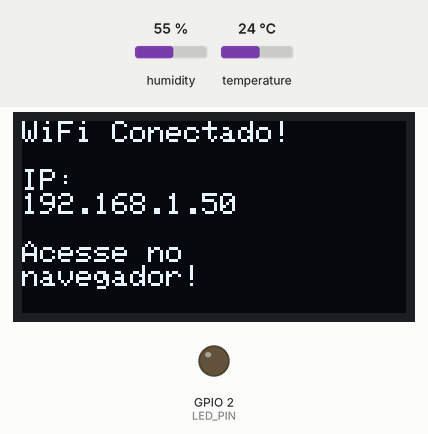
This sketch was run on a simulated ESP32. Parts: 128×64 one-colour display, output pins drawn as LEDs (lit = HIGH). Inputs (shaded band) come from the test bench; at power-on: temperature 24 °C, humidity 55 %. WiFi joins after 1.5 s; servers stay silent unless stated; what the sketch prints to the serial monitor is not drawn.

Above: at 3.9 s.
4.0 s: temperature set to 29.3 °C
At 5.5 s:
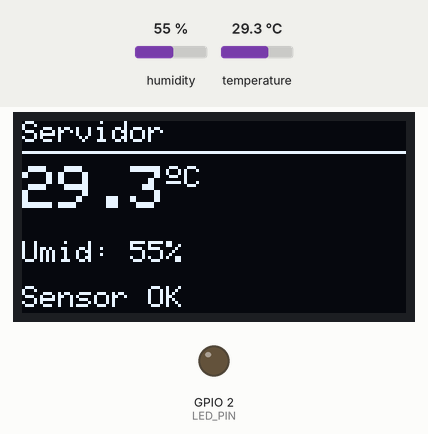
6.3 s: temperature set to 30.7 °C
At 8.0 s:
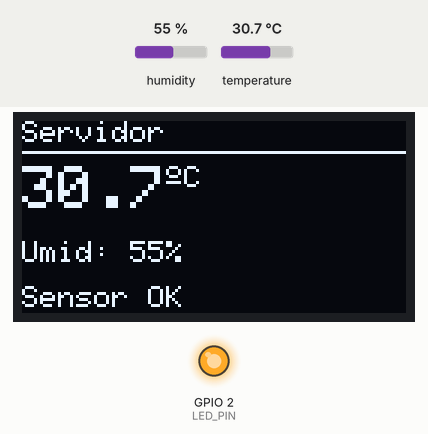
8.3 s: temperature set to 12 °C
At 9.7 s:
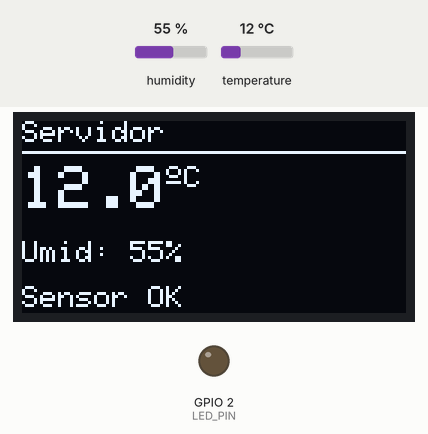
10.3 s: humidity set to 22 %
At 12.1 s:
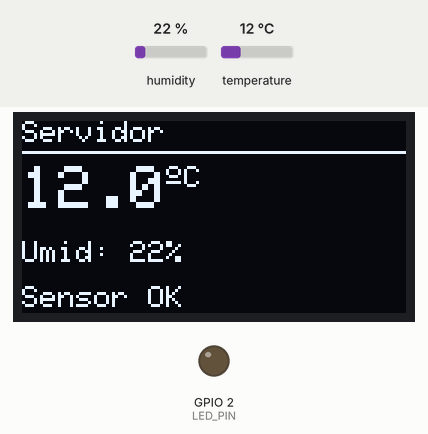
12.4 s: humidity set to 40 %
At 13.9 s:
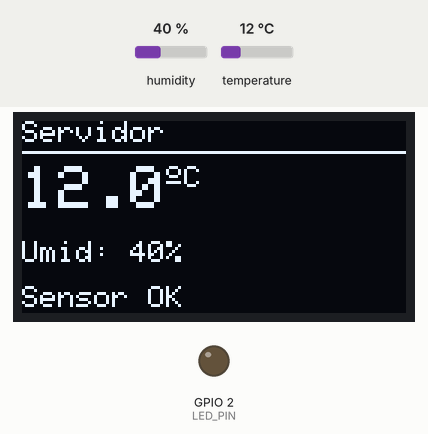
Timing chart, 0 to 15.4 s (numbered marks = the images above; inputs shaded):
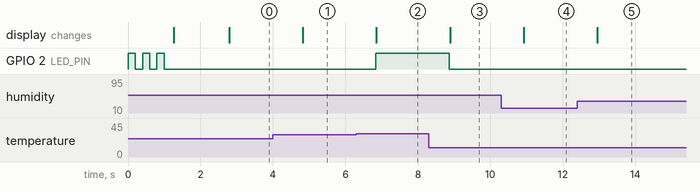

Measured:
- the behaviour switches between 30 and 30.1 °C on temperature (found by bisection; images 1 and 2)
- after the input at 4.0 s, the display: changes after 0.82 s (image 1)
- after the input at 6.3 s, GPIO 2 (LED_PIN): LOW → HIGH after 0.53 s; the display: changes after 0.56 s (image 2)
- after the input at 8.3 s, GPIO 2 (LED_PIN): HIGH → LOW after 0.56 s; the display: changes after 0.59 s (image 3)
- after the input at 10.3 s, the display: changes after 0.62 s (image 4)
- after the input at 12.4 s, the display: changes after 0.55 s (image 5)

The sketch:

Server_Temperature.ino
```cpp
// Inclusão das bibliotecas necessárias
#include <WiFi.h>
#include <WebServer.h>
#include <DHT.h>
#include <Adafruit_SSD1306.h>
#include <Adafruit_GFX.h>

// === Configurações do Wi-Fi ===
const char* ssid = "Wokwi-GUEST";
const char* password = "";

// === Configurações do Sensor DHT22 ===
#define DHTPIN 15
#define DHTTYPE DHT22
DHT dht(DHTPIN, DHTTYPE);

// === Configurações do Display OLED ===
#define SCREEN_WIDTH 128
#define SCREEN_HEIGHT 64
#define OLED_ADDR 0x3C
// CORREÇÃO 1: Inicialização correta do display
Adafruit_SSD1306 display(SCREEN_WIDTH, SCREEN_HEIGHT, &Wire, -1);

// === Configurações do LED de Alerta ===
#define LED_PIN 2

// === Configurações do Servidor Web ===
WebServer server(80);

// === Variáveis Globais ===
float temperatura = 25.0;  // Valor inicial para não ficar 0
float umidade = 60.0;       // Valor inicial
unsigned long lastTime = 0;
unsigned long timerDelay = 2000;
bool sensorFuncionando = true;
unsigned long lastDisplayUpdate = 0;

// === Página HTML (Interface Web) ===
String paginaWeb() {
  String html = "<!DOCTYPE html><html>";
  html += "<head><meta name='viewport' content='width=device-width, initial-scale=1'>";
  html += "<meta http-equiv='refresh' content='5'>";
  html += "<style>";
  html += "body { font-family: Arial; text-align: center; margin-top: 50px; background: #1a1a1a; color: white; }";
  html += ".container { max-width: 600px; margin: 0 auto; padding: 20px; background: #2d2d2d; border-radius: 10px; }";
  html += ".temp { font-size: 48px; color: #e67e22; }";
  html += ".humid { font-size: 24px; color: #3498db; }";
  html += ".alerta { color: #e74c3c; font-weight: bold; font-size: 20px; }";
  html += ".normal { color: #27ae60; font-weight: bold; }";
  html += "</style>";
  html += "<title>Monitor do Servidor</title></head><body>";
  html += "<div class='container'>";
  html += "<h1>🌡️ Monitor do Servidor</h1>";

  // Mostra status do sensor
  if (sensorFuncionando) {
    html += "<p class='temp'>" + String(temperatura, 1) + " °C</p>";
    html += "<p class='humid'>💧 Umidade: " + String(umidade, 1) + "%</p>";

    if (temperatura > 30.0) {
      html += "<p class='alerta'>⚠️ ALERTA: Temperatura ACIMA de 30°C!</p>";
    } else {
      html += "<p class='normal'>✅ Temperatura normal</p>";
    }
  } else {
    html += "<p class='alerta'>⚠️ Sensor com falha!</p>";
    html += "<p>Valores simulados sendo usados:</p>";
    html += "<p class='temp'>" + String(temperatura, 1) + " °C</p>";
    html += "<p class='humid'>💧 Umidade: " + String(umidade, 1) + "%</p>";
  }

  html += "<p>⏱️ Última leitura: " + String(millis()/1000) + "s</p>";
  html += "<p><small>IP: " + WiFi.localIP().toString() + "</small></p>";
  html += "</div></body></html>";
  return html;
}

// === Função para ler sensor com fallback ===
void lerSensor() {
  // Tenta ler o sensor
  float novaUmidade = dht.readHumidity();
  float novaTemperatura = dht.readTemperature();

  // Verifica se a leitura foi válida
  if (isnan(novaUmidade) || isnan(novaTemperatura)) {
    Serial.println("Falha ao ler sensor! Usando valores simulados...");
    sensorFuncionando = false;
    static float contador = 0;
    contador += 0.5;
    temperatura = 25.0 + sin(contador) * 5;  // Varia entre 20°C e 30°C
    umidade = 60.0 + cos(contador) * 10;      // Varia entre 50% e 70%
  } else {
    sensorFuncionando = true;
    temperatura = novaTemperatura;
    umidade = novaUmidade;
  }

  Serial.printf("Temperatura: %.1f °C | Umidade: %.1f %% | Sensor: %s\n",
                temperatura, umidade, sensorFuncionando ? "OK" : "SIMULADO");

  // Controle do LED de alerta
  digitalWrite(LED_PIN, (temperatura > 30.0) ? HIGH : LOW);

  atualizarDisplay();
}

void atualizarDisplay() {
  display.clearDisplay();
  display.setTextColor(SSD1306_WHITE);

  // Cabeçalho
  display.setTextSize(1);
  display.setCursor(0, 0);
  display.println("Servidor");
  display.drawLine(0, 10, 128, 10, SSD1306_WHITE);

  // Temperatura (grande)
  display.setTextSize(2);
  display.setCursor(0, 15);
  display.print(temperatura, 1);

  // Símbolo de grau
  display.setTextSize(1);
  display.cp437(true);
  display.write(167);
  display.print("C");

  // Umidade
  display.setCursor(0, 40);
  display.setTextSize(1);
  display.print("Umid: ");
  display.print(umidade, 0);
  display.print("%");

  // Status do sensor na última linha
  display.setCursor(0, 55);
  if (sensorFuncionando) {
    display.print("Sensor OK");
  } else {
    display.print("Modo simulado");
  }

  // Mostra o IP na inicialização (só por alguns segundos)
  static bool mostrouIP = false;
  if (!mostrouIP && millis() < 10000) {  // Primeiros 10 segundos
    display.clearDisplay();
    display.setTextSize(1);
    display.setCursor(0, 0);
    display.println("WiFi Conectado!");
    display.println("");
    display.println("IP:");
    display.println(WiFi.localIP());
    display.println("");
    display.println("Acesse no");
    display.println("navegador!");
    mostrouIP = true;
  }

  display.display();
}

// === Função para responder às requisições web ===
void handleRoot() {
  server.send(200, "text/html", paginaWeb());
}

// === Setup ===
void setup() {
  Serial.begin(115200);
  Serial.println("\n\n=== MONITOR DE SERVIDOR ===");

  pinMode(LED_PIN, OUTPUT);
  digitalWrite(LED_PIN, LOW);

  // Teste do LED
  for(int i = 0; i < 3; i++) {
    digitalWrite(LED_PIN, HIGH);
    delay(200);
    digitalWrite(LED_PIN, LOW);
    delay(200);
  }

  // Inicia o sensor DHT
  dht.begin();
  Serial.println("Sensor DHT iniciado");

  // Inicia o Display OLED
  if (!display.begin(SSD1306_SWITCHCAPVCC, OLED_ADDR)) {
    Serial.println("Falha ao iniciar OLED!");
  } else {
    Serial.println("Display OLED OK");
    display.clearDisplay();
    display.setTextSize(1);
    display.setTextColor(SSD1306_WHITE);
    display.setCursor(0, 0);
    display.println("Iniciando...");
    display.display();
  }

  // Conecta ao Wi-Fi
  Serial.print("Conectando ao WiFi");
  WiFi.begin(ssid, password);
  int tentativas = 0;
  while (WiFi.status() != WL_CONNECTED && tentativas < 20) {
    delay(500);
    Serial.print(".");
    tentativas++;
  }

  if (WiFi.status() == WL_CONNECTED) {
    Serial.println("\nConectado!");
    Serial.print("IP: ");
    Serial.println(WiFi.localIP());
  } else {
    Serial.println("\nFalha no WiFi! Verifique a rede.");
  }

  // Inicia o servidor web
  server.on("/", handleRoot);
  server.begin();
  Serial.println("Servidor HTTP iniciado");
  Serial.println("Acesse: http://" + WiFi.localIP().toString());
}

// === Loop ===
void loop() {
  server.handleClient(); // Processa requisições web

  // Lê o sensor a cada 'timerDelay' milissegundos
  if ((millis() - lastTime) > timerDelay) {
    lerSensor();
    lastTime = millis();
  }

  // CORREÇÃO 5: Garante que o display atualiza mesmo sem sensor
  if (!sensorFuncionando && (millis() - lastDisplayUpdate) > 1000) {
    atualizarDisplay();
    lastDisplayUpdate = millis();
  }
}
```
